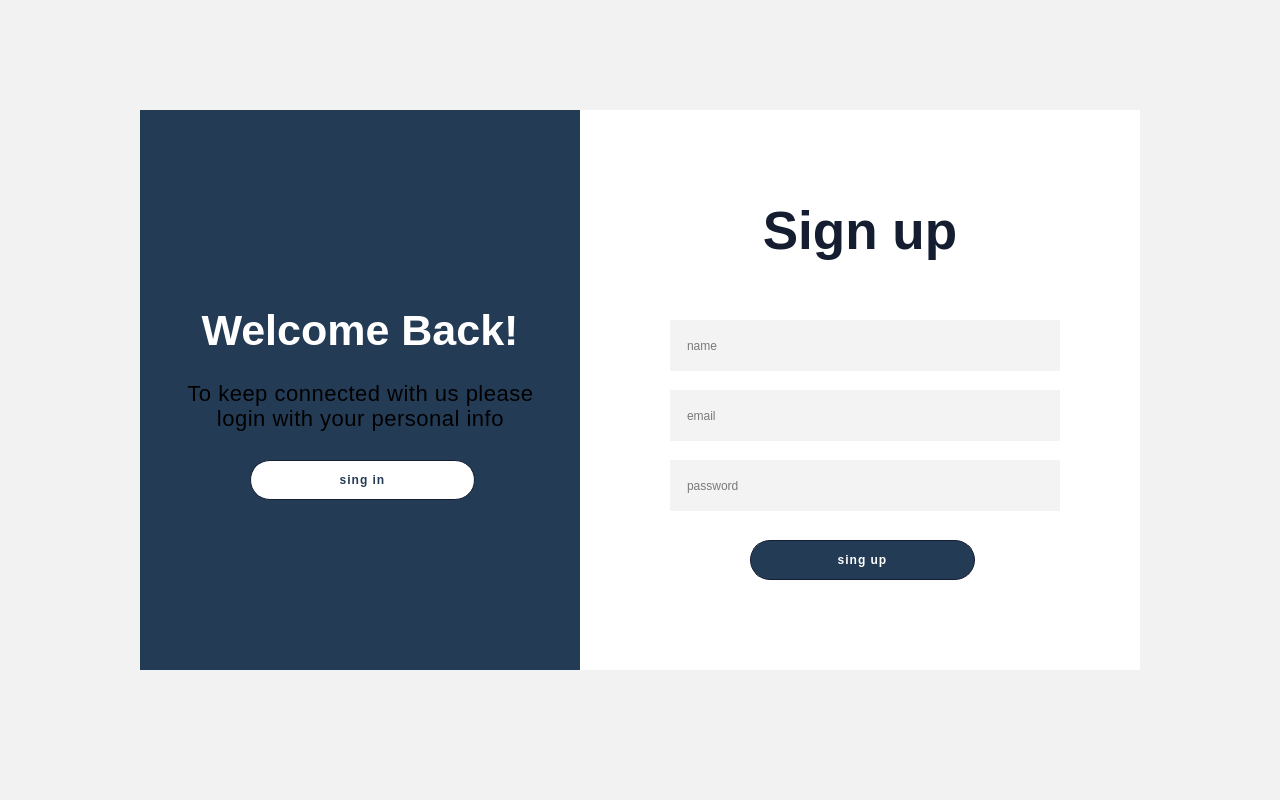
<?xml version="1.0" encoding="UTF-8"?>
<ui version="4.0">
 <class>reg_window</class>
 <widget class="QWidget" name="reg_window">
  <property name="geometry">
   <rect>
    <x>0</x>
    <y>0</y>
    <width>1280</width>
    <height>800</height>
   </rect>
  </property>
  <property name="windowTitle">
   <string>Form</string>
  </property>
  <property name="styleSheet">
   <string notr="true">QWidget {
	background: #F2F2F2;
}</string>
  </property>
  <widget class="QFrame" name="frame">
   <property name="geometry">
    <rect>
     <x>140</x>
     <y>110</y>
     <width>1000</width>
     <height>560</height>
    </rect>
   </property>
   <property name="styleSheet">
    <string notr="true">QFrame {
    width: 850px;
    height: 500px;
    border-radius: 0px;
}</string>
   </property>
   <property name="frameShape">
    <enum>QFrame::StyledPanel</enum>
   </property>
   <property name="frameShadow">
    <enum>QFrame::Raised</enum>
   </property>
   <widget class="QFrame" name="frame_sing_in">
    <property name="geometry">
     <rect>
      <x>440</x>
      <y>0</y>
      <width>560</width>
      <height>560</height>
     </rect>
    </property>
    <property name="styleSheet">
     <string notr="true">QFrame {
	background: #FFF;
}</string>
    </property>
    <property name="frameShape">
     <enum>QFrame::StyledPanel</enum>
    </property>
    <property name="frameShadow">
     <enum>QFrame::Raised</enum>
    </property>
    <widget class="QLabel" name="label_sing_in">
     <property name="geometry">
      <rect>
       <x>0</x>
       <y>70</y>
       <width>560</width>
       <height>101</height>
      </rect>
     </property>
     <property name="font">
      <font>
       <pointsize>40</pointsize>
       <bold>true</bold>
      </font>
     </property>
     <property name="styleSheet">
      <string notr="true">QLabel {
	color: #141E30;
}</string>
     </property>
     <property name="text">
      <string>Sign up</string>
     </property>
     <property name="alignment">
      <set>Qt::AlignCenter</set>
     </property>
    </widget>
    <widget class="QPushButton" name="pushButton_sing_up">
     <property name="geometry">
      <rect>
       <x>170</x>
       <y>430</y>
       <width>225</width>
       <height>40</height>
      </rect>
     </property>
     <property name="styleSheet">
      <string notr="true">QPushButton {
    border-radius: 20px;
    border: 1px solid #141E30;
    background: #243B55;
    color: #FFF;
    font-size: 12px;
    font-weight: bold;
    padding: 12px 45px;
    letter-spacing: 1px;
    text-transform: uppercase;
}

QPushButton:hover {
    background: #FFF;
    color: #243B55;
    border: 1px solid #141E30;
}
</string>
     </property>
     <property name="text">
      <string>sing up</string>
     </property>
    </widget>
    <widget class="QLineEdit" name="lineEdit_email">
     <property name="geometry">
      <rect>
       <x>90</x>
       <y>280</y>
       <width>390</width>
       <height>51</height>
      </rect>
     </property>
     <property name="styleSheet">
      <string notr="true">QLineEdit {
    width: 100%;
    padding: 12px 15px;
    background-color: #f3f3f3;
    border: none;
    outline: none;
}</string>
     </property>
     <property name="text">
      <string/>
     </property>
     <property name="maxLength">
      <number>320</number>
     </property>
     <property name="echoMode">
      <enum>QLineEdit::Normal</enum>
     </property>
     <property name="placeholderText">
      <string notr="true">email</string>
     </property>
     <property name="cursorMoveStyle">
      <enum>Qt::LogicalMoveStyle</enum>
     </property>
     <property name="clearButtonEnabled">
      <bool>false</bool>
     </property>
    </widget>
    <widget class="QLineEdit" name="lineEdit_name">
     <property name="geometry">
      <rect>
       <x>90</x>
       <y>210</y>
       <width>390</width>
       <height>51</height>
      </rect>
     </property>
     <property name="styleSheet">
      <string notr="true">QLineEdit {
    width: 100%;
    padding: 12px 15px;
    background-color: #f3f3f3;
    border: none;
    outline: none;
}</string>
     </property>
     <property name="inputMask">
      <string/>
     </property>
     <property name="text">
      <string/>
     </property>
     <property name="maxLength">
      <number>255</number>
     </property>
     <property name="echoMode">
      <enum>QLineEdit::Normal</enum>
     </property>
     <property name="placeholderText">
      <string>name</string>
     </property>
    </widget>
    <widget class="QLineEdit" name="lineEdit_password">
     <property name="geometry">
      <rect>
       <x>90</x>
       <y>350</y>
       <width>390</width>
       <height>51</height>
      </rect>
     </property>
     <property name="styleSheet">
      <string notr="true">QLineEdit {
    width: 100%;
    padding: 12px 15px;
    background-color: #f3f3f3;
    border: none;
    outline: none;
}</string>
     </property>
     <property name="text">
      <string/>
     </property>
     <property name="maxLength">
      <number>255</number>
     </property>
     <property name="echoMode">
      <enum>QLineEdit::Password</enum>
     </property>
     <property name="placeholderText">
      <string notr="true">password</string>
     </property>
     <property name="cursorMoveStyle">
      <enum>Qt::LogicalMoveStyle</enum>
     </property>
    </widget>
   </widget>
   <widget class="QFrame" name="frame_sing_up">
    <property name="geometry">
     <rect>
      <x>0</x>
      <y>0</y>
      <width>440</width>
      <height>560</height>
     </rect>
    </property>
    <property name="styleSheet">
     <string notr="true">QFrame {
    background: #243B55;

}

</string>
    </property>
    <property name="frameShape">
     <enum>QFrame::StyledPanel</enum>
    </property>
    <property name="frameShadow">
     <enum>QFrame::Raised</enum>
    </property>
    <widget class="QLabel" name="hello_friend">
     <property name="geometry">
      <rect>
       <x>0</x>
       <y>170</y>
       <width>440</width>
       <height>100</height>
      </rect>
     </property>
     <property name="font">
      <font>
       <pointsize>32</pointsize>
       <bold>true</bold>
      </font>
     </property>
     <property name="styleSheet">
      <string notr="true">QLabel {
	color: #FFF;
}</string>
     </property>
     <property name="text">
      <string>Welcome Back!</string>
     </property>
     <property name="alignment">
      <set>Qt::AlignCenter</set>
     </property>
    </widget>
    <widget class="QLabel" name="text">
     <property name="geometry">
      <rect>
       <x>30</x>
       <y>260</y>
       <width>381</width>
       <height>71</height>
      </rect>
     </property>
     <property name="styleSheet">
      <string notr="true">QLabel {
	font-size: 22px;
    font-weight: 300;
    line-height: 20px;
    letter-spacing: 0.5px;
}</string>
     </property>
     <property name="text">
      <string>To keep connected with us please login with your personal info</string>
     </property>
     <property name="textFormat">
      <enum>Qt::AutoText</enum>
     </property>
     <property name="scaledContents">
      <bool>true</bool>
     </property>
     <property name="alignment">
      <set>Qt::AlignCenter</set>
     </property>
     <property name="wordWrap">
      <bool>true</bool>
     </property>
    </widget>
    <widget class="QPushButton" name="pushButton_sing_in">
     <property name="geometry">
      <rect>
       <x>110</x>
       <y>350</y>
       <width>225</width>
       <height>40</height>
      </rect>
     </property>
     <property name="styleSheet">
      <string notr="true">QPushButton {
    border-radius: 20px;
    border: 1px solid #141E30;
    background: #FFF;
    color: #243B55;
    font-size: 12px;
    font-weight: bold;
    padding: 12px 45px;
    letter-spacing: 1px;
    text-transform: uppercase;
}

QPushButton:hover {
    background: #243B55;
    color: #FFF;
    border: 1px solid #FFF;
}
</string>
     </property>
     <property name="text">
      <string>sing in</string>
     </property>
    </widget>
   </widget>
  </widget>
 </widget>
 <resources/>
 <connections/>
</ui>
